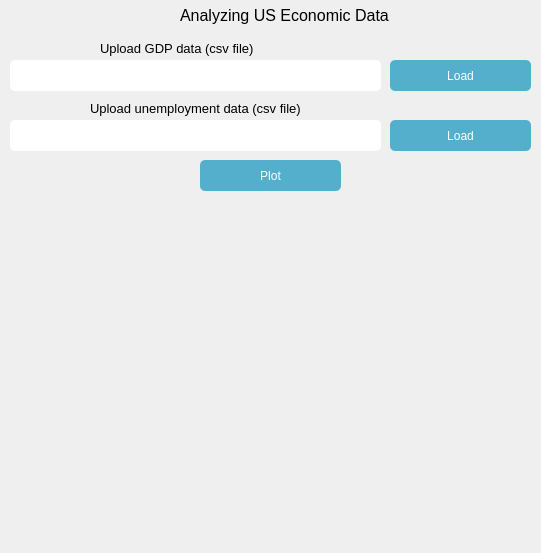
<?xml version="1.0" encoding="UTF-8"?>
<ui version="4.0">
 <class>MainWindow</class>
 <widget class="QMainWindow" name="MainWindow">
  <property name="geometry">
   <rect>
    <x>0</x>
    <y>0</y>
    <width>541</width>
    <height>553</height>
   </rect>
  </property>
  <property name="minimumSize">
   <size>
    <width>541</width>
    <height>553</height>
   </size>
  </property>
  <property name="maximumSize">
   <size>
    <width>541</width>
    <height>553</height>
   </size>
  </property>
  <property name="windowTitle">
   <string>Analyzing US Economic Data</string>
  </property>
  <property name="styleSheet">
   <string notr="true">QLabel{
/*color: white;*/
}
QPushButton{
background-color: #54afcd;
border-radius: 5px;
color: white;
}
QPushButton:pressed{
background-color: #359aca;
border-radius: 5px;
color: white;
}
QLineEdit{
background-color: white;
border-radius: 5px;
}


</string>
  </property>
  <widget class="QWidget" name="centralwidget">
   <widget class="QLabel" name="label">
    <property name="geometry">
     <rect>
      <x>180</x>
      <y>0</y>
      <width>211</width>
      <height>31</height>
     </rect>
    </property>
    <property name="font">
     <font>
      <pointsize>12</pointsize>
     </font>
    </property>
    <property name="text">
     <string>Analyzing US Economic Data</string>
    </property>
   </widget>
   <widget class="QLineEdit" name="lineEdit">
    <property name="geometry">
     <rect>
      <x>10</x>
      <y>60</y>
      <width>371</width>
      <height>31</height>
     </rect>
    </property>
   </widget>
   <widget class="QPushButton" name="pushButton">
    <property name="geometry">
     <rect>
      <x>390</x>
      <y>60</y>
      <width>141</width>
      <height>31</height>
     </rect>
    </property>
    <property name="text">
     <string>Load</string>
    </property>
   </widget>
   <widget class="QLabel" name="label_2">
    <property name="geometry">
     <rect>
      <x>100</x>
      <y>40</y>
      <width>171</width>
      <height>16</height>
     </rect>
    </property>
    <property name="font">
     <font>
      <pointsize>10</pointsize>
     </font>
    </property>
    <property name="text">
     <string>Upload GDP data (csv file)</string>
    </property>
   </widget>
   <widget class="QPushButton" name="pushButton_2">
    <property name="geometry">
     <rect>
      <x>390</x>
      <y>120</y>
      <width>141</width>
      <height>31</height>
     </rect>
    </property>
    <property name="text">
     <string>Load</string>
    </property>
   </widget>
   <widget class="QLineEdit" name="lineEdit_2">
    <property name="geometry">
     <rect>
      <x>10</x>
      <y>120</y>
      <width>371</width>
      <height>31</height>
     </rect>
    </property>
   </widget>
   <widget class="QLabel" name="label_3">
    <property name="geometry">
     <rect>
      <x>90</x>
      <y>100</y>
      <width>221</width>
      <height>16</height>
     </rect>
    </property>
    <property name="font">
     <font>
      <pointsize>10</pointsize>
     </font>
    </property>
    <property name="text">
     <string>Upload unemployment data (csv file)</string>
    </property>
   </widget>
   <widget class="MplWidget" name="MplWidget" native="true">
    <property name="geometry">
     <rect>
      <x>10</x>
      <y>200</y>
      <width>521</width>
      <height>341</height>
     </rect>
    </property>
   </widget>
   <widget class="QPushButton" name="pushButton_3">
    <property name="geometry">
     <rect>
      <x>200</x>
      <y>160</y>
      <width>141</width>
      <height>31</height>
     </rect>
    </property>
    <property name="text">
     <string>Plot</string>
    </property>
   </widget>
  </widget>
 </widget>
 <customwidgets>
  <customwidget>
   <class>MplWidget</class>
   <extends>QWidget</extends>
   <header>mplwidget.h</header>
   <container>1</container>
  </customwidget>
 </customwidgets>
 <resources/>
 <connections/>
</ui>
